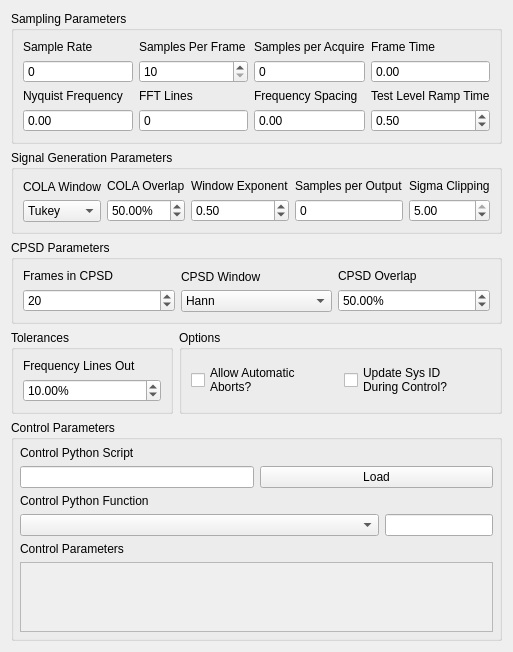
     <widget class="QWidget" name="layoutWidget">
      <layout class="QVBoxLayout" name="environment_parameters_layout">
       <property name="sizeConstraint">
        <enum>QLayout::SetDefaultConstraint</enum>
       </property>
       <item>
        <widget class="QGroupBox" name="sampling_parameters_groupbox">
         <property name="sizePolicy">
          <sizepolicy hsizetype="Preferred" vsizetype="Preferred">
           <horstretch>0</horstretch>
           <verstretch>0</verstretch>
          </sizepolicy>
         </property>
         <property name="font">
          <font>
           <weight>50</weight>
           <italic>false</italic>
           <bold>false</bold>
          </font>
         </property>
         <property name="title">
          <string>Sampling Parameters</string>
         </property>
         <property name="flat">
          <bool>false</bool>
         </property>
         <property name="checkable">
          <bool>false</bool>
         </property>
         <layout class="QGridLayout" name="gridLayout">
          <property name="topMargin">
           <number>9</number>
          </property>
          <property name="bottomMargin">
           <number>9</number>
          </property>
          <item row="0" column="2">
           <layout class="QVBoxLayout" name="samples_per_read_layout">
            <item>
             <widget class="QLabel" name="samples_per_acquire_label">
              <property name="text">
               <string>Samples per Acquire</string>
              </property>
             </widget>
            </item>
            <item>
             <widget class="QSpinBox" name="samples_per_acquire_display">
              <property name="enabled">
               <bool>true</bool>
              </property>
              <property name="toolTip">
               <string>&lt;html&gt;&lt;head/&gt;&lt;body&gt;&lt;p&gt;&lt;span style=&quot; font-weight:600;&quot;&gt;Samples per Acquire&lt;/span&gt;&lt;/p&gt;&lt;p&gt;Number of samples that the control process processes at a time. This will be equal to the Samples per Frame * (1 - Overlap Percentage / 100). This need not correspond to the read or write size of the data acquisition system as the control process acquisition is buffered.&lt;/p&gt;&lt;/body&gt;&lt;/html&gt;</string>
              </property>
              <property name="readOnly">
               <bool>true</bool>
              </property>
              <property name="buttonSymbols">
               <enum>QAbstractSpinBox::NoButtons</enum>
              </property>
              <property name="prefix">
               <string/>
              </property>
              <property name="maximum">
               <number>1000000</number>
              </property>
             </widget>
            </item>
           </layout>
          </item>
          <item row="0" column="0">
           <layout class="QVBoxLayout" name="samples_per_frame_layout">
            <item>
             <widget class="QLabel" name="sample_rate_display_label">
              <property name="text">
               <string>Sample Rate</string>
              </property>
             </widget>
            </item>
            <item>
             <widget class="QSpinBox" name="sample_rate_display">
              <property name="enabled">
               <bool>true</bool>
              </property>
              <property name="toolTip">
               <string>&lt;html&gt;&lt;head/&gt;&lt;body&gt;&lt;p&gt;&lt;span style=&quot; font-weight:600;&quot;&gt;Sample Rate&lt;/span&gt;&lt;/p&gt;&lt;p&gt;Sample rate in samples per second of the data acquisition hardware, for display only.  This is a global parameter and must be set in the Data Acquisition Setup tab.&lt;/p&gt;&lt;/body&gt;&lt;/html&gt;</string>
              </property>
              <property name="readOnly">
               <bool>true</bool>
              </property>
              <property name="buttonSymbols">
               <enum>QAbstractSpinBox::NoButtons</enum>
              </property>
              <property name="prefix">
               <string/>
              </property>
              <property name="maximum">
               <number>1000000</number>
              </property>
             </widget>
            </item>
           </layout>
          </item>
          <item row="1" column="0">
           <layout class="QVBoxLayout" name="nyquist_frequency_layout">
            <item>
             <widget class="QLabel" name="nyquist_frequency_label">
              <property name="text">
               <string>Nyquist Frequency</string>
              </property>
             </widget>
            </item>
            <item>
             <widget class="QDoubleSpinBox" name="nyquist_frequency_display">
              <property name="enabled">
               <bool>true</bool>
              </property>
              <property name="toolTip">
               <string>&lt;html&gt;&lt;head/&gt;&lt;body&gt;&lt;p&gt;&lt;span style=&quot; font-weight:600;&quot;&gt;Nyquist Frequency&lt;/span&gt;&lt;/p&gt;&lt;p&gt;The Nyquist Frequency is the highest frequency that can be analyzed using frequency domain techniques.  It is the Sample Rate / 2.&lt;/p&gt;&lt;/body&gt;&lt;/html&gt;</string>
              </property>
              <property name="readOnly">
               <bool>true</bool>
              </property>
              <property name="buttonSymbols">
               <enum>QAbstractSpinBox::NoButtons</enum>
              </property>
              <property name="maximum">
               <double>1000000.000000000000000</double>
              </property>
             </widget>
            </item>
           </layout>
          </item>
          <item row="1" column="1">
           <layout class="QVBoxLayout" name="fft_lines_layout">
            <item>
             <widget class="QLabel" name="fft_lines_label">
              <property name="text">
               <string>FFT Lines</string>
              </property>
             </widget>
            </item>
            <item>
             <widget class="QSpinBox" name="fft_lines_display">
              <property name="enabled">
               <bool>true</bool>
              </property>
              <property name="toolTip">
               <string>&lt;html&gt;&lt;head/&gt;&lt;body&gt;&lt;p&gt;&lt;span style=&quot; font-weight:600;&quot;&gt;FFT Lines&lt;/span&gt;&lt;/p&gt;&lt;p&gt;The number of frequency lines in the Fast Fourier Transform output, which is the number of frequency lines that will be in the Transfer Function and CPSD matrices.&lt;/p&gt;&lt;/body&gt;&lt;/html&gt;</string>
              </property>
              <property name="readOnly">
               <bool>true</bool>
              </property>
              <property name="buttonSymbols">
               <enum>QAbstractSpinBox::NoButtons</enum>
              </property>
              <property name="prefix">
               <string/>
              </property>
              <property name="maximum">
               <number>1000000</number>
              </property>
             </widget>
            </item>
           </layout>
          </item>
          <item row="1" column="2">
           <layout class="QVBoxLayout" name="frequency_spacing_layout">
            <item>
             <widget class="QLabel" name="frequency_spacing_label">
              <property name="text">
               <string>Frequency Spacing</string>
              </property>
             </widget>
            </item>
            <item>
             <widget class="QDoubleSpinBox" name="frequency_spacing_display">
              <property name="enabled">
               <bool>true</bool>
              </property>
              <property name="toolTip">
               <string>&lt;html&gt;&lt;head/&gt;&lt;body&gt;&lt;p&gt;&lt;span style=&quot; font-weight:600;&quot;&gt;Frequency Spacing&lt;/span&gt;&lt;/p&gt;&lt;p&gt;The frequency resolution of the measurement, computed by 1/Frame Time.&lt;/p&gt;&lt;/body&gt;&lt;/html&gt;</string>
              </property>
              <property name="readOnly">
               <bool>true</bool>
              </property>
              <property name="buttonSymbols">
               <enum>QAbstractSpinBox::NoButtons</enum>
              </property>
              <property name="maximum">
               <double>1000000.000000000000000</double>
              </property>
             </widget>
            </item>
           </layout>
          </item>
          <item row="0" column="1">
           <layout class="QVBoxLayout" name="sample_rate_layout">
            <item>
             <widget class="QLabel" name="samples_per_frame_label">
              <property name="text">
               <string>Samples Per Frame</string>
              </property>
             </widget>
            </item>
            <item>
             <widget class="QSpinBox" name="samples_per_frame_selector">
              <property name="enabled">
               <bool>true</bool>
              </property>
              <property name="toolTip">
               <string>&lt;html&gt;&lt;head/&gt;&lt;body&gt;&lt;p&gt;&lt;span style=&quot; font-weight:600;&quot;&gt;Samples per Frame&lt;/span&gt;&lt;/p&gt;&lt;p&gt;Samples per measurement frame in the controller. The measurement frame is the &amp;quot;block&amp;quot; of data upon which the signal processing will be performed. This value will determine the window size. A larger value will result in more frequency lines in the FFT analysis. This need not correspond to the read or write size in the data acquisition system.&lt;/p&gt;&lt;/body&gt;&lt;/html&gt;</string>
              </property>
              <property name="readOnly">
               <bool>false</bool>
              </property>
              <property name="buttonSymbols">
               <enum>QAbstractSpinBox::UpDownArrows</enum>
              </property>
              <property name="keyboardTracking">
               <bool>false</bool>
              </property>
              <property name="prefix">
               <string/>
              </property>
              <property name="minimum">
               <number>10</number>
              </property>
              <property name="maximum">
               <number>1000000</number>
              </property>
              <property name="singleStep">
               <number>2</number>
              </property>
             </widget>
            </item>
           </layout>
          </item>
          <item row="0" column="5">
           <layout class="QVBoxLayout" name="frame_time_layout">
            <item>
             <widget class="QLabel" name="frame_time_label">
              <property name="text">
               <string>Frame Time</string>
              </property>
             </widget>
            </item>
            <item>
             <widget class="QDoubleSpinBox" name="frame_time_display">
              <property name="enabled">
               <bool>true</bool>
              </property>
              <property name="toolTip">
               <string>&lt;html&gt;&lt;head/&gt;&lt;body&gt;&lt;p&gt;&lt;span style=&quot; font-weight:600;&quot;&gt;Frame Time&lt;/span&gt;&lt;/p&gt;&lt;p&gt;Time to acquire each measurement frame in seconds.  This is the Samples per Frame divided by the Sample Rate.&lt;/p&gt;&lt;/body&gt;&lt;/html&gt;</string>
              </property>
              <property name="readOnly">
               <bool>true</bool>
              </property>
              <property name="buttonSymbols">
               <enum>QAbstractSpinBox::NoButtons</enum>
              </property>
             </widget>
            </item>
           </layout>
          </item>
          <item row="1" column="5">
           <layout class="QVBoxLayout" name="verticalLayout_2">
            <item>
             <widget class="QLabel" name="ramp_time_label">
              <property name="text">
               <string>Test Level Ramp Time</string>
              </property>
             </widget>
            </item>
            <item>
             <widget class="QDoubleSpinBox" name="ramp_time_spinbox">
              <property name="toolTip">
               <string>&lt;html&gt;&lt;head/&gt;&lt;body&gt;&lt;p&gt;&lt;span style=&quot; font-weight:600;&quot;&gt;Test Level Ramp Time&lt;/span&gt;&lt;/p&gt;&lt;p&gt;Time in seconds that the controller takes to change the test level. The test level is changed smoothly to prevent damaging the excitation hardware or part under test. Larger numbers will result in a more smooth transition between test levels, while smaller numbers will make the test level change more quickly.&lt;/p&gt;&lt;/body&gt;&lt;/html&gt;</string>
              </property>
              <property name="minimum">
               <double>0.100000000000000</double>
              </property>
              <property name="maximum">
               <double>100.000000000000000</double>
              </property>
              <property name="singleStep">
               <double>0.100000000000000</double>
              </property>
              <property name="value">
               <double>0.500000000000000</double>
              </property>
             </widget>
            </item>
           </layout>
          </item>
         </layout>
        </widget>
       </item>
       <item>
        <widget class="QGroupBox" name="signal_generation_groupbox">
         <property name="title">
          <string>Signal Generation Parameters</string>
         </property>
         <layout class="QHBoxLayout" name="horizontalLayout">
          <property name="topMargin">
           <number>9</number>
          </property>
          <property name="bottomMargin">
           <number>9</number>
          </property>
          <item>
           <layout class="QVBoxLayout" name="cola_window_layout">
            <item>
             <widget class="QLabel" name="cola_window_display_label">
              <property name="text">
               <string>COLA Window</string>
              </property>
             </widget>
            </item>
            <item>
             <widget class="QComboBox" name="cola_window_selector">
              <property name="toolTip">
               <string>&lt;html&gt;&lt;head/&gt;&lt;body&gt;&lt;p&gt;&lt;span style=&quot; font-weight:600;&quot;&gt;COLA Window&lt;/span&gt;&lt;/p&gt;&lt;p&gt;Window function to use when performing the Constant Overlap and Add to combine time realizations into a continuous signal.  A Hann window is limited to 50% overlap.  Tukey windows can have variable overlap.&lt;/p&gt;&lt;/body&gt;&lt;/html&gt;</string>
              </property>
              <item>
               <property name="text">
                <string>Tukey</string>
               </property>
              </item>
              <item>
               <property name="text">
                <string>Hann</string>
               </property>
              </item>
             </widget>
            </item>
           </layout>
          </item>
          <item>
           <layout class="QVBoxLayout" name="cola_overlap_percent_layout">
            <item>
             <widget class="QLabel" name="cola_overlap_percent_label">
              <property name="text">
               <string>COLA Overlap</string>
              </property>
             </widget>
            </item>
            <item>
             <widget class="QDoubleSpinBox" name="cola_overlap_percentage_selector">
              <property name="toolTip">
               <string>&lt;html&gt;&lt;head/&gt;&lt;body&gt;&lt;p&gt;&lt;span style=&quot; font-weight:600;&quot;&gt;COLA Overlap&lt;/span&gt;&lt;/p&gt;&lt;p&gt;Percentage overlap between frames that are assembled using the Constant Overlap and Add&lt;/p&gt;&lt;/body&gt;&lt;/html&gt;</string>
              </property>
              <property name="suffix">
               <string>%</string>
              </property>
              <property name="value">
               <double>50.000000000000000</double>
              </property>
             </widget>
            </item>
           </layout>
          </item>
          <item>
           <layout class="QVBoxLayout" name="window_exponent_layout">
            <item>
             <widget class="QLabel" name="window_exponent_label">
              <property name="text">
               <string>Window Exponent</string>
              </property>
             </widget>
            </item>
            <item>
             <widget class="QDoubleSpinBox" name="cola_exponent_selector">
              <property name="toolTip">
               <string>&lt;html&gt;&lt;head/&gt;&lt;body&gt;&lt;p&gt;&lt;span style=&quot; font-weight:600;&quot;&gt;Window Exponent&lt;/span&gt;&lt;/p&gt;&lt;p&gt;Exponent that the window function is raised to.  This should typically be 0.5 to ensure a constant variance in the signal.  Don't change this value unless you know what you're doing.&lt;/p&gt;&lt;/body&gt;&lt;/html&gt;</string>
              </property>
              <property name="minimum">
               <double>-100.000000000000000</double>
              </property>
              <property name="maximum">
               <double>100.000000000000000</double>
              </property>
              <property name="singleStep">
               <double>0.500000000000000</double>
              </property>
              <property name="value">
               <double>0.500000000000000</double>
              </property>
             </widget>
            </item>
           </layout>
          </item>
          <item>
           <layout class="QVBoxLayout" name="samples_per_write_layout">
            <item>
             <widget class="QLabel" name="samples_per_write_label">
              <property name="text">
               <string>Samples per Output</string>
              </property>
             </widget>
            </item>
            <item>
             <widget class="QSpinBox" name="samples_per_write_display">
              <property name="enabled">
               <bool>true</bool>
              </property>
              <property name="toolTip">
               <string>&lt;html&gt;&lt;head/&gt;&lt;body&gt;&lt;p&gt;&lt;span style=&quot; font-weight:600;&quot;&gt;Samples per Output&lt;/span&gt;&lt;/p&gt;&lt;p&gt;Number of new samples generated by each realization taking into account the overlap with the previous realization.&lt;/p&gt;&lt;/body&gt;&lt;/html&gt;</string>
              </property>
              <property name="readOnly">
               <bool>true</bool>
              </property>
              <property name="buttonSymbols">
               <enum>QAbstractSpinBox::NoButtons</enum>
              </property>
              <property name="maximum">
               <number>10000000</number>
              </property>
             </widget>
            </item>
           </layout>
          </item>
          <item>
           <layout class="QVBoxLayout" name="sigma_clipping_layout">
            <item>
             <widget class="QLabel" name="sigma_clipping_label">
              <property name="text">
               <string>Sigma Clipping</string>
              </property>
             </widget>
            </item>
            <item>
             <widget class="QDoubleSpinBox" name="sigma_clipping_selector">
              <property name="toolTip">
               <string>&lt;html&gt;&lt;head/&gt;&lt;body&gt;&lt;p&gt;&lt;span style=&quot; font-weight:600;&quot;&gt;Sigma Clipping&lt;/span&gt;&lt;/p&gt;&lt;p&gt;Number of standard deviations to include in the output signal. A value of 5 corresponds to effectively no clipping. A value of 3 is commonly used to reduce peak displacement.  Setting this value too low will result in loss of dynamic range and non-gaussian output signals.&lt;/p&gt;&lt;/body&gt;&lt;/html&gt;</string>
              </property>
              <property name="minimum">
               <double>1.000000000000000</double>
              </property>
              <property name="maximum">
               <double>5.000000000000000</double>
              </property>
              <property name="singleStep">
               <double>1.000000000000000</double>
              </property>
              <property name="value">
               <double>5.000000000000000</double>
              </property>
             </widget>
            </item>
           </layout>
          </item>
         </layout>
        </widget>
       </item>
       <item>
        <widget class="QGroupBox" name="cpsd_parameters_groupbox">
         <property name="title">
          <string>CPSD Parameters</string>
         </property>
         <layout class="QHBoxLayout" name="horizontalLayout_5">
          <property name="leftMargin">
           <number>9</number>
          </property>
          <property name="topMargin">
           <number>9</number>
          </property>
          <property name="rightMargin">
           <number>9</number>
          </property>
          <property name="bottomMargin">
           <number>9</number>
          </property>
          <item>
           <layout class="QVBoxLayout" name="frames_in_cpsd_layout">
            <item>
             <widget class="QLabel" name="frames_in_cpsd_label">
              <property name="text">
               <string>Frames in CPSD</string>
              </property>
             </widget>
            </item>
            <item>
             <widget class="QSpinBox" name="cpsd_frames_selector">
              <property name="toolTip">
               <string>&lt;html&gt;&lt;head/&gt;&lt;body&gt;&lt;p&gt;&lt;span style=&quot; font-weight:600;&quot;&gt;Frames in CPSD&lt;/span&gt;&lt;/p&gt;&lt;p&gt;Number of measurement frames to use when computing CPSD matrices.  Fewer frames will result in more responsive control.  More frames will result in better averaging and noise rejection.&lt;/p&gt;&lt;/body&gt;&lt;/html&gt;</string>
              </property>
              <property name="maximum">
               <number>500</number>
              </property>
              <property name="value">
               <number>20</number>
              </property>
             </widget>
            </item>
           </layout>
          </item>
          <item>
           <layout class="QVBoxLayout" name="cpsd_window_layout">
            <item>
             <widget class="QLabel" name="cpsd_window_label">
              <property name="text">
               <string>CPSD Window</string>
              </property>
             </widget>
            </item>
            <item>
             <widget class="QComboBox" name="cpsd_computation_window_selector">
              <property name="toolTip">
               <string>&lt;html&gt;&lt;head/&gt;&lt;body&gt;&lt;p&gt;&lt;span style=&quot; font-weight:600;&quot;&gt;CPSD Window&lt;/span&gt;&lt;/p&gt;&lt;p&gt;Window function to use when computing CPSDs.&lt;/p&gt;&lt;/body&gt;&lt;/html&gt;</string>
              </property>
              <item>
               <property name="text">
                <string>Hann</string>
               </property>
              </item>
             </widget>
            </item>
           </layout>
          </item>
          <item>
           <layout class="QVBoxLayout" name="cpsd_overlap_layout">
            <item>
             <widget class="QLabel" name="cpsd_overlap_label">
              <property name="text">
               <string>CPSD Overlap</string>
              </property>
             </widget>
            </item>
            <item>
             <widget class="QDoubleSpinBox" name="cpsd_overlap_selector">
              <property name="toolTip">
               <string>&lt;html&gt;&lt;head/&gt;&lt;body&gt;&lt;p&gt;&lt;span style=&quot; font-weight:600;&quot;&gt;CPSD Overlap&lt;/span&gt;&lt;/p&gt;&lt;p&gt;Percentage overlap between measurements when constructing CPSDs.&lt;/p&gt;&lt;/body&gt;&lt;/html&gt;</string>
              </property>
              <property name="suffix">
               <string>%</string>
              </property>
              <property name="value">
               <double>50.000000000000000</double>
              </property>
             </widget>
            </item>
           </layout>
          </item>
         </layout>
        </widget>
       </item>
       <item>
        <layout class="QHBoxLayout" name="misc_control_parameters_layout" stretch="1,2">
         <item>
          <widget class="QGroupBox" name="tolerances_groupbox">
           <property name="title">
            <string>Tolerances</string>
           </property>
           <layout class="QHBoxLayout" name="horizontalLayout_6">
            <property name="leftMargin">
             <number>9</number>
            </property>
            <property name="topMargin">
             <number>9</number>
            </property>
            <property name="rightMargin">
             <number>9</number>
            </property>
            <property name="bottomMargin">
             <number>9</number>
            </property>
            <item>
             <layout class="QVBoxLayout" name="verticalLayout">
              <item>
               <widget class="QLabel" name="frequency_lines_out_label">
                <property name="text">
                 <string>Frequency Lines Out</string>
                </property>
               </widget>
              </item>
              <item>
               <widget class="QDoubleSpinBox" name="frequency_lines_out_spinbox">
                <property name="toolTip">
                 <string>&lt;html&gt;&lt;head/&gt;&lt;body&gt;&lt;p&gt;&lt;span style=&quot; font-weight:600;&quot;&gt;Frequency Lines Out&lt;/span&gt;&lt;/p&gt;&lt;p&gt;Percentage of control frequency lines that can fall outside of limits before triggering warnings/aborts.&lt;/p&gt;&lt;/body&gt;&lt;/html&gt;</string>
                </property>
                <property name="suffix">
                 <string>%</string>
                </property>
                <property name="maximum">
                 <double>100.000000000000000</double>
                </property>
                <property name="value">
                 <double>10.000000000000000</double>
                </property>
               </widget>
              </item>
             </layout>
            </item>
           </layout>
          </widget>
         </item>
         <item>
          <widget class="QGroupBox" name="options_groupbox">
           <property name="title">
            <string>Options</string>
           </property>
           <layout class="QHBoxLayout" name="horizontalLayout_4">
            <property name="topMargin">
             <number>3</number>
            </property>
            <property name="bottomMargin">
             <number>3</number>
            </property>
            <item>
             <widget class="QCheckBox" name="auto_abort_checkbox">
              <property name="toolTip">
               <string>&lt;html&gt;&lt;head/&gt;&lt;body&gt;&lt;p&gt;&lt;span style=&quot; font-weight:600;&quot;&gt;Allow Automatic Aborts?&lt;/span&gt;&lt;/p&gt;&lt;p&gt;If checked, the controller will automatically abort if the abort level in the specification is hit.&lt;/p&gt;&lt;/body&gt;&lt;/html&gt;</string>
              </property>
              <property name="text">
               <string>Allow Automatic
Aborts?</string>
              </property>
             </widget>
            </item>
            <item>
             <widget class="QCheckBox" name="update_transfer_function_during_control_selector">
              <property name="toolTip">
               <string>&lt;html&gt;&lt;head/&gt;&lt;body&gt;&lt;p&gt;&lt;span style=&quot; font-weight:600;&quot;&gt;Update Sys ID During Control?&lt;/span&gt;&lt;/p&gt;&lt;p&gt;Checking this box will allow the controller to continually update the system identification to perhaps get a better control for nonlinear structures.  Use with caution! If, for example, a shaker becomes disconnected, the controller will see the system identification between that shaker and the control channels become very small, and it will therefore try to push the shaker harder to make up for the poor transfer function, so the problem could explode.&lt;/p&gt;&lt;/body&gt;&lt;/html&gt;</string>
              </property>
              <property name="layoutDirection">
               <enum>Qt::LeftToRight</enum>
              </property>
              <property name="text">
               <string>Update Sys ID
During Control?</string>
              </property>
             </widget>
            </item>
           </layout>
          </widget>
         </item>
        </layout>
       </item>
       <item>
        <widget class="QGroupBox" name="control_parameters_groupbox">
         <property name="title">
          <string>Control Parameters</string>
         </property>
         <layout class="QVBoxLayout" name="verticalLayout_4">
          <property name="leftMargin">
           <number>6</number>
          </property>
          <property name="topMargin">
           <number>6</number>
          </property>
          <property name="rightMargin">
           <number>6</number>
          </property>
          <property name="bottomMargin">
           <number>6</number>
          </property>
          <item>
           <layout class="QVBoxLayout" name="control_script_vertical_layout">
            <item>
             <widget class="QLabel" name="control_script_label">
              <property name="text">
               <string>Control Python Script</string>
              </property>
             </widget>
            </item>
            <item>
             <layout class="QHBoxLayout" name="control_script_horizontal_layout">
              <item>
               <widget class="QLineEdit" name="control_script_file_path_input">
                <property name="sizePolicy">
                 <sizepolicy hsizetype="Minimum" vsizetype="Fixed">
                  <horstretch>0</horstretch>
                  <verstretch>0</verstretch>
                 </sizepolicy>
                </property>
                <property name="toolTip">
                 <string>&lt;html&gt;&lt;head/&gt;&lt;body&gt;&lt;p&gt;&lt;span style=&quot; font-weight:600;&quot;&gt;Control Python Script&lt;/span&gt;&lt;/p&gt;&lt;p&gt;Python script used to specify the control law.&lt;/p&gt;&lt;/body&gt;&lt;/html&gt;</string>
                </property>
                <property name="readOnly">
                 <bool>true</bool>
                </property>
               </widget>
              </item>
              <item>
               <widget class="QPushButton" name="control_script_load_file_button">
                <property name="toolTip">
                 <string>&lt;html&gt;&lt;head/&gt;&lt;body&gt;&lt;p&gt;&lt;span style=&quot; font-weight:600;&quot;&gt;Load&lt;/span&gt;&lt;/p&gt;&lt;p&gt;Opens a file dialog to load in a Python script containing the control law.&lt;/p&gt;&lt;/body&gt;&lt;/html&gt;</string>
                </property>
                <property name="text">
                 <string>Load</string>
                </property>
               </widget>
              </item>
             </layout>
            </item>
           </layout>
          </item>
          <item>
           <layout class="QVBoxLayout" name="control_function_layout">
            <item>
             <widget class="QLabel" name="control_function_label">
              <property name="text">
               <string>Control Python Function</string>
              </property>
             </widget>
            </item>
            <item>
             <layout class="QHBoxLayout" name="control_function_generator_layout">
              <item>
               <widget class="QComboBox" name="control_function_input">
                <property name="sizePolicy">
                 <sizepolicy hsizetype="MinimumExpanding" vsizetype="Fixed">
                  <horstretch>0</horstretch>
                  <verstretch>0</verstretch>
                 </sizepolicy>
                </property>
                <property name="toolTip">
                 <string>&lt;html&gt;&lt;head/&gt;&lt;body&gt;&lt;p&gt;&lt;span style=&quot; font-weight:600;&quot;&gt;Control Python Function&lt;/span&gt;&lt;/p&gt;&lt;p&gt;Selects the function, generator function, or class in the Python script to use as the control law.&lt;/p&gt;&lt;/body&gt;&lt;/html&gt;</string>
                </property>
               </widget>
              </item>
              <item>
               <widget class="QLineEdit" name="control_function_type_display">
                <property name="sizePolicy">
                 <sizepolicy hsizetype="Minimum" vsizetype="Fixed">
                  <horstretch>0</horstretch>
                  <verstretch>0</verstretch>
                 </sizepolicy>
                </property>
                <property name="focusPolicy">
                 <enum>Qt::NoFocus</enum>
                </property>
                <property name="toolTip">
                 <string>&lt;html&gt;&lt;head/&gt;&lt;body&gt;&lt;p&gt;&lt;span style=&quot; font-weight:600;&quot;&gt;Control Type&lt;/span&gt;&lt;/p&gt;&lt;p&gt;Displays whether the selected control law is a Function, Generator, Class, or Interactive Class.  This is detected automatically by inspecting the selected control law.&lt;/p&gt;&lt;/body&gt;&lt;/html&gt;</string>
                </property>
                <property name="readOnly">
                 <bool>true</bool>
                </property>
               </widget>
              </item>
             </layout>
            </item>
           </layout>
          </item>
          <item>
           <layout class="QVBoxLayout" name="control_parameters_layout">
            <item>
           <widget class="QLabel" name="control_parameters_label">
            <property name="text">
             <string>Control Parameters</string>
            </property>
           </widget>
          </item>
          <item>
           <widget class="QScrollArea" name="control_parameters_scroll_area">
            <property name="toolTip">
             <string>&lt;html&gt;&lt;head/&gt;&lt;body&gt;&lt;p&gt;&lt;span style=&quot; font-weight:600;&quot;&gt;Control Parameters&lt;/span&gt;&lt;/p&gt;&lt;p&gt;Any additional parameters needed by the control law are entered in this area.  This area will be automatically populated based on the extra arguments required by the control law.&lt;/p&gt;&lt;/body&gt;&lt;/html&gt;</string>
            </property>
            <property name="widgetResizable">
             <bool>true</bool>
            </property>
            <widget class="QWidget" name="control_parameters_widget">
             <property name="geometry">
              <rect>
               <x>0</x>
               <y>0</y>
               <width>542</width>
               <height>156</height>
              </rect>
             </property>
             <layout class="QFormLayout" name="control_parameters_widget_layout"/>
            </widget>
           </widget>
            </item>
           </layout>
          </item>
         </layout>
        </widget>
       </item>
      </layout>
     </widget>
